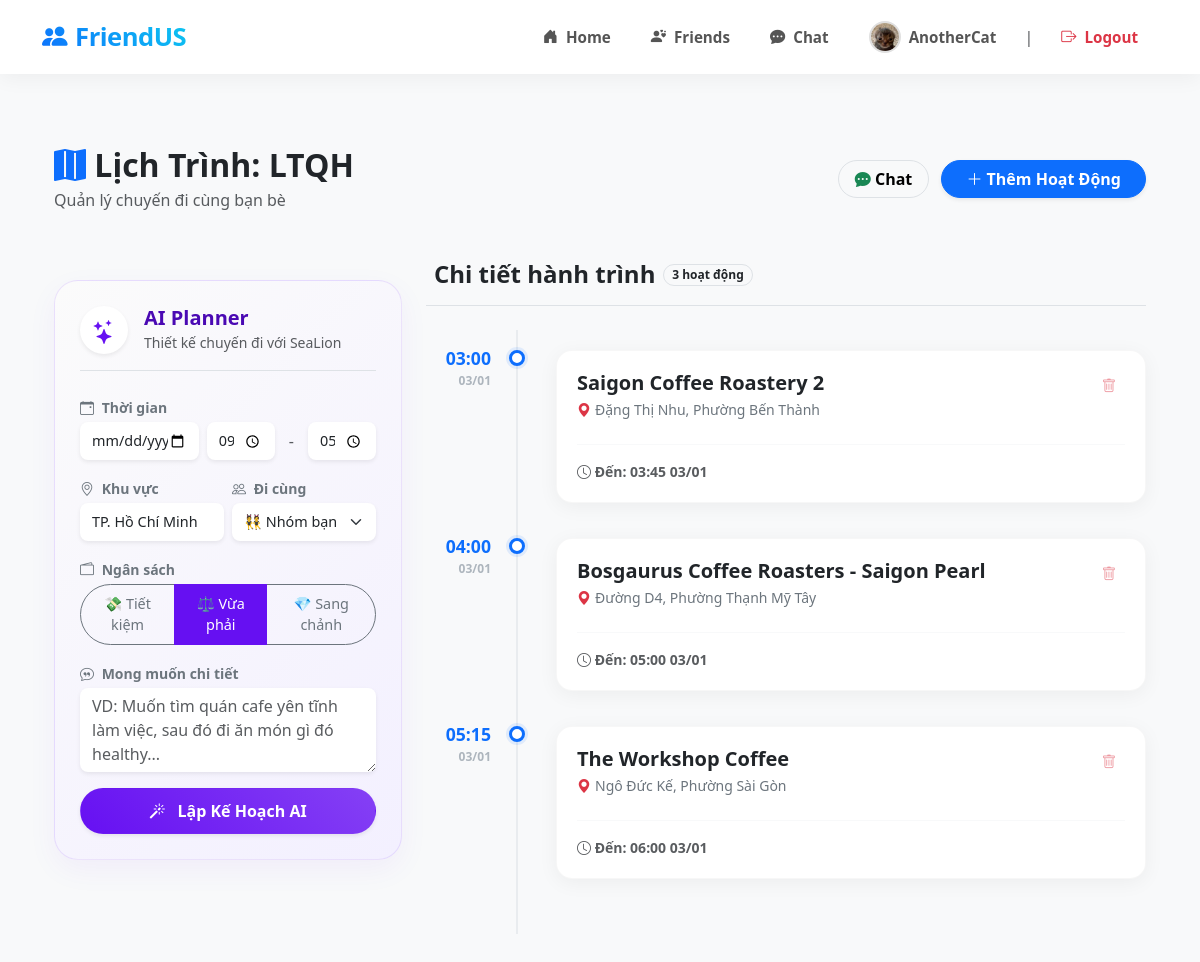
Screenshot of /room/2/plan (signed in) with the database file from the repository.
### app/models/user.py (models this page shows, shortened)
class User(UserMixin, db.Model):
    id = db.Column(db.Integer, primary_key=True)
    username = db.Column(db.String(20), unique=True, nullable=False)
    email = db.Column(db.String(120), unique=True, nullable=False)
    image_file = db.Column(db.String(200), nullable=False, default='default.jpg')
    bio = db.Column(db.String(250), nullable=True)
    password = db.Column(db.String(60), nullable=False)
    interests = db.Column(db.String(500), default='')
    posts = db.relationship('Post', backref='author', lazy=True)
    reviews = db.relationship('Review', backref='author', lazy=True)
    messages = db.relationship('Message', backref='author', lazy=True)
    rooms = db.relationship('Room', secondary='room_members',
                            back_populates='members', lazy='dynamic')
    created_rooms = db.relationship('Room', back_populates='creator', lazy='dynamic')
    favorite_locations = db.relationship('Location', secondary='user_favorites',
                                         back_populates='favorited_by', lazy='dynamic')
    friends = db.relationship('User', secondary=friendship,
                              primaryjoin=lambda: friendship.c.user_id == User.id,
                              secondaryjoin=lambda: friendship.c.friend_id == User.id,
                              backref=db.backref('friend_of', lazy='dynamic'),
                              lazy='dynamic')

### app/models/chat.py (models this page shows, shortened)
class Room(db.Model):
    id = db.Column(db.Integer, primary_key=True)
    name = db.Column(db.String(50), unique=True, nullable=False)
    description = db.Column(db.String(200), nullable=True)
    is_private = db.Column(db.Boolean, default=False)
    allow_auto_join = db.Column(db.Boolean, default=False) # True: Vào luôn, False: Cần duyệt
    tags = db.Column(db.String(200), default='')
    summary = db.Column(db.Text, nullable=True)
    creator_id = db.Column(db.Integer, db.ForeignKey('user.id'))
    creator = db.relationship('User', back_populates='created_rooms')
    members = db.relationship('User', secondary=room_members,
                              back_populates='rooms', lazy='dynamic')

### app/models/planner.py (models this page shows, shortened)
class Activity(db.Model):
    id = db.Column(db.Integer, primary_key=True)
    name = db.Column(db.String(100), nullable=False)
    location = db.Column(db.String(100))
    price = db.Column(db.Float, nullable=False, default=0.0)
    start_time = db.Column(db.String(20))
    end_time = db.Column(db.String(20))
    rating = db.Column(db.Float, default=0.0)
    room_id = db.Column(db.Integer, db.ForeignKey('room.id'), nullable=False)
    room = db.relationship('Room', backref='activities')

### app/blueprints/planner.py (the view)
@planner_bp.route('/room/<int:room_id>/plan')
@login_required
def view_planner(room_id):
    room = Room.query.get_or_404(room_id)
    activities = Activity.query.filter_by(room_id=room.id).order_by(Activity.start_time).all()
    for act in activities:
        if isinstance(act.start_time, str):
            try:
                if 'T' in act.start_time:
                    act.start_time = datetime.strptime(act.start_time, '%Y-%m-%dT%H:%M')
                else:
                    act.start_time = datetime.strptime(act.start_time, '%Y-%m-%d %H:%M:%S')
            except:
                pass # Nếu lỗi quá thì chịu, template sẽ hiển thị raw string
        if isinstance(act.end_time, str):
            try:
                if 'T' in act.end_time:
                    act.end_time = datetime.strptime(act.end_time, '%Y-%m-%dT%H:%M')
                else:
                    act.end_time = datetime.strptime(act.end_time, '%Y-%m-%d %H:%M:%S')
            except:
                pass
    constraints = Constraint.query.filter_by(room_id=room.id, user_id=current_user.id).all()
    act_form = ActivityForm()
    cons_form = ConstraintForm()
    try:
        raw_weather = weather_service.get_full_forecast(lat=10.762622, lon=106.660172, days=7)
        weather_data = weather_service.process_forecast_data(raw_weather)
    except Exception as e:
        weather_data = None
    conflicts = check_conflicts(activities, constraints)
    weather_impacts = analyze_weather_impact(activities, weather_data)
    return render_template(
        'planner.html',
        room=room,
        activities=activities,
        constraints=constraints,
        act_form=act_form,
        cons_form=cons_form,
        conflicts=conflicts,
        weather=weather_data,
        weather_impacts=weather_impacts
    )

### app/templates/planner.html (shortened to what this page needs)
{% extends "layout.html" %}
{% block content %}
<div class="container py-5">
    <div class="d-flex justify-content-between align-items-center mb-5">
        <div>
            <h2 class="fw-bold mb-1 text-dark"><i class="bi bi-map-fill text-primary"></i> Lịch Trình: {{ room.name }}</h2>
            <p class="text-muted mb-0">Quản lý chuyến đi cùng bạn bè</p>
        </div>
        <div>
            <a href="{{ url_for('chat.chat_room', room_name=room.name) }}" class="btn btn-light border me-2 rounded-pill px-3 fw-bold">
                <i class="bi bi-chat-dots-fill text-success"></i> Chat
            </a>
            <button type="button" class="btn btn-primary rounded-pill px-4 fw-bold shadow-sm" data-bs-toggle="modal" data-bs-target="#addActivityModal">
                <i class="bi bi-plus-lg"></i> Thêm Hoạt Động
            </button>
        </div>
    </div>
    <div class="row g-4">
        <div class="col-lg-4">
            <div class="ai-wrapper sticky-top" style="top: 20px; z-index: 10;">
                <div class="d-flex align-items-center mb-4 border-bottom pb-3">
                    <div class="bg-white p-2 rounded-circle shadow-sm me-3 text-center" style="width: 48px; height: 48px; display: grid; place-items: center;">
                        <i class="bi bi-stars" style="color: #6610f2; font-size: 1.5rem;"></i>
                    </div>
                    <div>
                        <h5 class="fw-bold m-0" style="color: #4a09b3;">AI Planner</h5>
                        <small class="text-muted">Thiết kế chuyến đi với SeaLion</small>
                    </div>
                </div>
                <div id="aiInputForm">
                    <label class="small fw-bold text-secondary mb-1"><i class="bi bi-calendar-event me-1"></i> Thời gian</label>
                    <div class="row g-2 mb-3">
                        <div class="col-5">
                            <input type="date" id="planDate" class="form-control form-control-sm rounded-3 border-0 shadow-sm">
                        </div>
                        <div class="col-3">
                            <input type="time" id="startTime" class="form-control form-control-sm rounded-3 border-0 shadow-sm" value="09:00">
                        </div>
                        <div class="col-1 text-center align-self-center text-muted">-</div>
                        <div class="col-3">
                            <input type="time" id="endTime" class="form-control form-control-sm rounded-3 border-0 shadow-sm" value="17:00">
                        </div>
                    </div>
                    <div class="row g-2 mb-3">
                        <div class="col-6">
                            <label class="small fw-bold text-secondary mb-1"><i class="bi bi-geo-alt me-1"></i> Khu vực</label>
                            <input type="text" id="locationInput" class="form-control form-control-sm rounded-3 border-0 shadow-sm"
                                   placeholder="Quận 1, TP.HCM..." value="TP. Hồ Chí Minh">
                        </div>
                        <div class="col-6">
                            <label class="small fw-bold text-secondary mb-1"><i class="bi bi-people me-1"></i> Đi cùng</label>
                            <select id="companionSelect" class="form-select form-select-sm rounded-3 border-0 shadow-sm">
                                <option value="Nhóm bạn" selected>👯 Nhóm bạn</option>
                            </select>
                        </div>
                    </div>
                    <div class="mb-3">
                        <label class="small fw-bold text-secondary mb-1"><i class="bi bi-wallet2 me-1"></i> Ngân sách</label>
                        <div class="btn-group w-100" role="group" id="budgetGroup">
                            <label class="btn btn-sm btn-outline-secondary rounded-start-pill" for="budget1">💸 Tiết kiệm</label>
                            <label class="btn btn-sm btn-outline-secondary" for="budget2">⚖️ Vừa phải</label>
                            <label class="btn btn-sm btn-outline-secondary rounded-end-pill" for="budget3">💎 Sang chảnh</label>
                        </div>
                    </div>
                    <div class="mb-3">
                        <label class="small fw-bold text-secondary mb-1"><i class="bi bi-chat-quote me-1"></i> Mong muốn chi tiết</label>
                        <textarea id="wishInput" class="form-control rounded-3 border-0 shadow-sm" rows="3"
                                  placeholder="VD: Muốn tìm quán cafe yên tĩnh làm việc, sau đó đi ăn món gì đó healthy..."></textarea>
                    </div>
                    <button class="btn w-100 rounded-pill fw-bold text-white shadow-sm btn-ai-send-large"
                            type="button" id="btnGeneratePlan"
                            style="background: linear-gradient(45deg, #6610f2, #8540f5); padding: 10px; transition: all 0.2s;">
                        <i class="bi bi-magic me-2"></i> Lập Kế Hoạch AI
                    </button>
                </div>
            </div>
        </div>
        <div class="col-lg-8">
            <div class="d-flex align-items-center mb-4 ps-2 border-bottom pb-3">
                <h4 class="fw-bold m-0 text-dark">Chi tiết hành trình</h4>
                <span class="badge bg-light text-dark ms-2 border rounded-pill">{{ activities|length }} hoạt động</span>
            </div>
            {% if activities|length > 0 %}
            <div class="timeline-container">
                <div class="timeline-line"></div>
                {% for act in activities %}
                <div class="timeline-item">
                    <div class="timeline-time">
                        {% if act.start_time and act.start_time.strftime %}
                            <div class="time-hour">{{ act.start_time.strftime('%H:%M') }}</div>
                            <div class="time-date">{{ act.start_time.strftime('%d/%m') }}</div>
                        {% else %}
                            <div class="time-hour">{{ act.start_time }}</div>
                        {% endif %}
                    </div>
                    <div class="timeline-dot"></div>
                    <div class="timeline-card"
                         title="Nhấn để sửa"
                         onclick="openEditModal(this)"
                         data-id="{{ act.id }}"
                         data-name="{{ act.name }}"
                         data-location="{{ act.location or '' }}"
                         data-start="{{ act.start_time.strftime('%Y-%m-%dT%H:%M') if act.start_time and act.start_time.strftime else '' }}"
                         data-end="{{ act.end_time.strftime('%Y-%m-%dT%H:%M') if act.end_time and act.end_time.strftime else '' }}"
                         data-price="{{ act.price }}">
                        <div class="d-flex justify-content-between align-items-start">
                            <div>
                                <h5 class="fw-bold mb-1 text-dark">{{ act.name }}</h5>
                                <div class="text-secondary small mb-2">
                                    <i class="bi bi-geo-alt-fill text-danger me-1"></i>{{ act.location or 'Chưa có địa điểm' }}
                                </div>
                            </div>
                            <a href="{{ url_for('planner.delete_activity', id=act.id) }}"
                               class="btn btn-sm btn-outline-danger border-0 rounded-circle opacity-50 hover-opacity-100"
                               style="width: 32px; height: 32px; padding: 4px;"
                               onclick="event.stopPropagation(); return confirm('Xóa hoạt động này?');">
                               <i class="bi bi-trash"></i>
                            </a>
                        </div>
                        <div class="d-flex justify-content-between align-items-center mt-3 pt-3 border-top border-light">
                            <small class="text-muted fw-bold">
                                <i class="bi bi-clock"></i> Đến:
                                {% if act.end_time and act.end_time.strftime %}
                                    {{ act.end_time.strftime('%H:%M %d/%m') }}
                                {% else %}
                                    {{ act.end_time }}
                                {% endif %}
                            </small>
                        </div>
                    </div>
                </div>
                {% endfor %}
            </div>
            {% endif %}
        </div>
    </div>
</div>
{% endblock %}

### app/templates/layout.html (shortened to what this page needs)
<!doctype html>
<html lang="en">
  <head>
    {{ bootstrap.load_css() }}
    <link rel="stylesheet" href="https://cdn.jsdelivr.net/npm/bootstrap-icons@1.11.3/font/bootstrap-icons.min.css">
  </head>
  <body>
    {% if not hide_nav %}
    <nav class="navbar navbar-expand-lg modern-navbar sticky-top">
      <div class="container">
        <a class="navbar-brand" href="{{ url_for('main.index') }}">
            <i class="bi bi-people-fill me-2"></i>FriendUS
        </a>
        <div class="collapse navbar-collapse" id="navbarNav">
          <ul class="navbar-nav ms-auto align-items-center">
          {% if current_user.is_authenticated %}
            <li class="nav-item">
                <a class="nav-link" href="{{ url_for('main.index') }}">
                    <i class="bi bi-house-door-fill"></i> Home
                </a>
            </li>
            <li class="nav-item">
                <a class="nav-link" href="{{ url_for('main.friends') }}">
                    <i class="bi bi-person-hearts"></i> Friends
                </a>
            </li>
            <li class="nav-item">
                <a class="nav-link" href="{{ url_for('chat.chat') }}">
                    <i class="bi bi-chat-dots-fill"></i> Chat
                </a>
            </li>
            <li class="nav-item">
                <a class="nav-link" href="{{ url_for('auth.profile', username=current_user.username) }}">
                    {% if 'http' in current_user.image_file %}
                        <img src="{{ current_user.image_file }}" class="nav-avatar">
                    {% else %}
                        <img src="{{ url_for('static', filename='profile_pics/' + current_user.image_file) }}" class="nav-avatar">
                    {% endif %}
                    <span>{{ current_user.username }}</span>
                </a>
            </li>
            <li class="nav-item d-none d-lg-block mx-2 text-muted">|</li>
            <li class="nav-item">
                <a class="nav-link btn-logout-nav" href="{{ url_for('auth.logout') }}">
                    <i class="bi bi-box-arrow-right"></i> Logout
                </a>
            </li>
          {% endif %}
          </ul>
        </div>
      </div>
    </nav>
    {% endif %}
    <div id="main-wrapper">
        <div class="{{ 'full-width-wrapper' if full_width else 'container mt-4' }}">
            {% block content %}{% endblock %}
        </div>
    </div>
  </body>
</html>

### rows the page displays
User: image_file (placeholder picture), username "AnotherCat"
Room: name "LTQH"
Activity: start_time "03:00", start_time "03/01", name "Saigon Coffee Roastery 2", location "Ðặng Thị Nhu, Phường Bến Thành", end_time "03:45 03/01"
Activity: start_time "04:00", start_time "03/01", name "Bosgaurus Coffee Roasters - Saigon Pearl", location "Đường D4, Phường Thạnh Mỹ Tây", end_time "05:00 03/01"
Activity: start_time "05:15", start_time "03/01", name "The Workshop Coffee", location "Ngô Ðức Kế, Phường Sài Gòn", end_time "06:00 03/01"

### other values shown
{{ activities|length }} "3"
